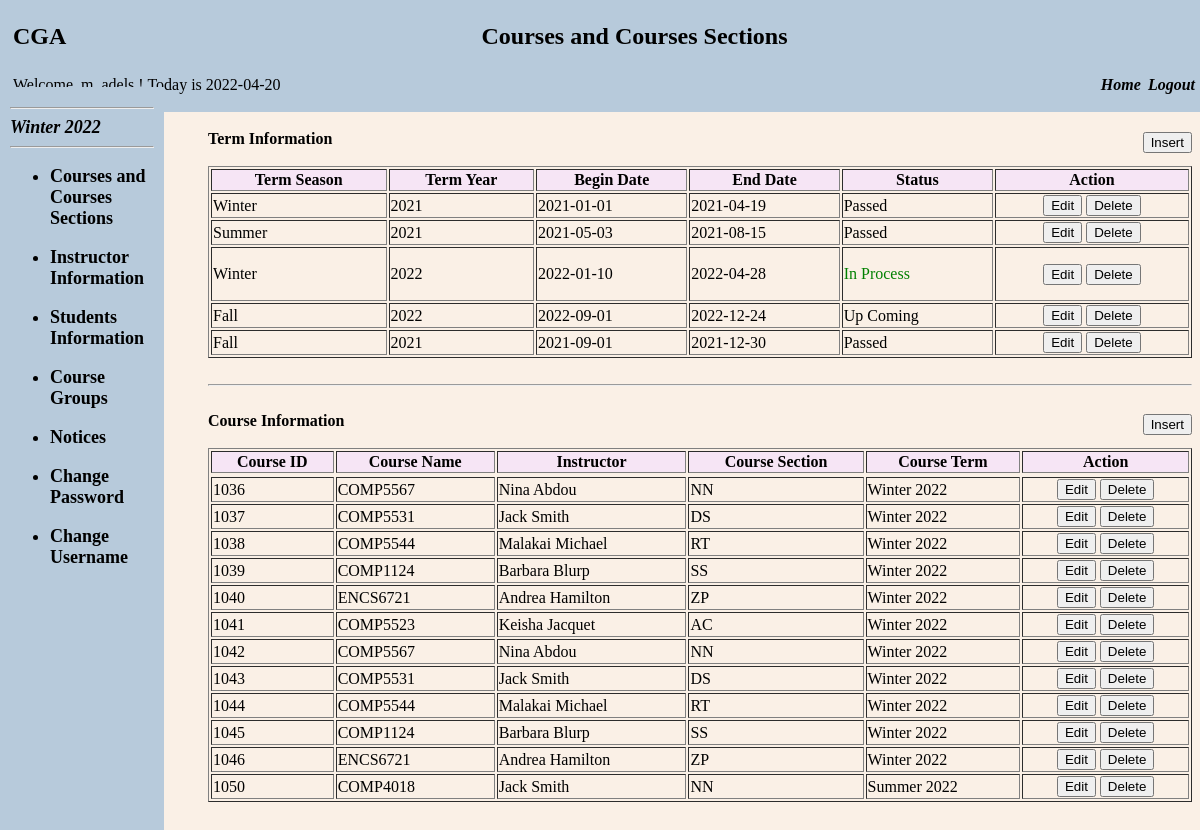
Page /Administrator/adminCourses.php (signed in) on the committed database.
### tables this page shows
CREATE TABLE `term` (
  `term_id` int NOT NULL AUTO_INCREMENT,
  `termname` varchar(100) DEFAULT NULL,
  `term_season` varchar(10) DEFAULT NULL,
  `term_year` varchar(10) DEFAULT NULL,
  `term_begin_date` varchar(100) DEFAULT NULL,
  `term_end_date` varchar(100) DEFAULT NULL,
  `is_term_now` varchar(10) DEFAULT NULL,
  PRIMARY KEY (`term_id`),
  UNIQUE KEY `term` (`is_term_now`)
);

CREATE TABLE `course` (
  `id` int NOT NULL AUTO_INCREMENT,
  `course_name` varchar(100) NOT NULL,
  `instructor_id` int DEFAULT NULL,
  `course_section` varchar(100) NOT NULL,
  `course_term` varchar(100) NOT NULL,
  PRIMARY KEY (`id`),
  KEY `course_fk` (`instructor_id`),
  CONSTRAINT `course_ibfk_1` FOREIGN KEY (`instructor_id`) REFERENCES `instructor` (`id`) ON DELETE SET NULL
);

CREATE TABLE `instructor` (
  `id` int(11) NOT NULL,
  `user_id` int(11) DEFAULT NULL,
  `first_name` varchar(100) DEFAULT NULL,
  `last_name` varchar(100) DEFAULT NULL,
  `birth_date` date DEFAULT NULL,
  `phone` varchar(100) DEFAULT NULL,
  `email` varchar(100) DEFAULT NULL,
  `instructor_course` varchar(100) NOT NULL,
  PRIMARY KEY (`id`),
  KEY `user_id` (`user_id`),
  CONSTRAINT `instructor_ibfk_1` FOREIGN KEY (`user_id`) REFERENCES `users` (`id`)
);

### Administrator/adminCourses.php (the view, shortened to what this page needs)
<?php
   require_once "../php/config.php";
   $query = "select term_id, term_season,term_year,term_begin_date,term_end_date,is_term_now from term";
   $result = mysqli_query($conn,$query);
   $query2 = "select termname,term_id,term_begin_date,term_end_date from term where is_term_now = 'YES' ";
   $result2 = mysqli_query($conn,$query2);
   $query3 = "select id, course_name,instructor_id,course_section,course_term from course";
   $result3 = mysqli_query($conn,$query3);
   while($rowinprocess = mysqli_fetch_assoc($result2))
   {
    $termname = $rowinprocess['termname'];
    }
?>
<!DOCTYPE html>
<html>
<head>
</head>
<body>
  <div class="header" height="20%" scrolling="no">
    <table border="0" width="100%">
      <tbody>
        <tr width="100%">
          <td width="5%" align="left"><h2>CGA</h2></td>
          <td align="center"><font size="5"><b>Courses and Courses Sections</b></font></td>
        </tr>
      </tbody>
    </table>
    <table border="0" width="100%">
      <tbody>
        <tr width="100%">
          <td align="left"><font class="font-header" size="3">Welcome, <?php echo htmlspecialchars($_SESSION["username"]); ?> ! <?php echo "Today is " . date("Y-m-d") . "<br>"; ?></font></td>
          <td align="right">
            <i>
              <b>
                <a href="adminHome.php">
                  <font class="home_link" color="black">Home</font>
                </a>
              </b>
            </i>
            <i>
              <b>
                <a href="../logout.php">
                  <font color="black">Logout</font>
                </a>
              </b>
            </i>
            <br>
          </td>
        </tr>
      </tbody>
    </table>
  </div>
  <div class="menu" height="100%" width="150px">
    <hr>
    <b >
      <font size="4">
        <i><?php echo $termname?></i>
      </font>
    </b>
    <hr>
    <b>
      <font size="4">
        <ul>
          <li>
            <a href="adminCourses.php">
              <b>
                <font color="black">Courses and Courses Sections</font>
              </b>
            </a>
          </li>
        </ul>
      </font>
    </b>
    <b>
      <font size="4">
        <ul>
          <li>
            <a href="adminInstructor.php">
              <b>
                <font color="black">Instructor Information</font>
              </b>
            </a>
          </li>
        </ul>
      </font>
    </b>
    <b>
      <font size="4">
        <ul>
          <li>
            <a href="adminStudents.php">
              <b>
                <font color="black">Students Information</font>
              </b>
            </a>
          </li>
        </ul>
      </font>
    </b>
    <b>
      <font size="4">
        <ul>
          <li>
            <a href="adminGroups.php">
              <b>
                <font color="black">Course Groups</font>
              </b>
            </a>
          </li>
        </ul>
      </font>
    </b>
    <b>
      <font size="4">
        <ul>
          <li>
            <a href="adminNotices.php">
              <b>
                <font color="black">Notices</font>
              </b>
            </a>
          </li>
        </ul>
      </font>
    </b>
    <b>
      <font size="4">
        <ul>
          <li>
            <a href="adminPassword.php">
              <b>
                <font color="black">Change Password</font>
              </b>
            </a>
          </li>
        </ul>
      </font>
    </b>
    <b>
      <font size="4">
        <ul>
          <li>
            <a href="adminUsername.php">
              <b>
                <font color="black">Change Username</font>
              </b>
            </a>
          </li>
        </ul>
      </font>
    </b>
 </div>
 <div class="main_home">
    <b>Term Information <a href="editNewTerm.php"><button class="administrator"  style="position: absolute; right: 0.5%; margin: 2px;" type="reset" value="Insert">Insert</button></a>
    </b>
    <br><br>
    <table border="1" width="100%">
        <tbody>
              <tr bgcolor="F6E5F5">
                  <th>Term Season</th>
                  <th>Term Year</th>
                  <th>Begin Date</th>
                  <th>End Date</th>
                  <th>Status</th>
                  <th>Action</th>
              </tr>
              <?php
                  while($row = mysqli_fetch_assoc($result))
                  {
                  $termid  = $row['term_id'];
                  $termseason = $row['term_season'];
                  $termyear = $row['term_year'];
                  $begindate = $row['term_begin_date'];
                  $enddate = $row['term_end_date'];
                  $status =  $row['is_term_now'];
              ?>
                <?php
                    $today = date("Y-m-d");
                    if($status == 'YES')
                    {
                        $textstatus = "<p> <font color=green>In Process</font> </p>";
                    }else if($enddate <$today){
                        $textstatus = "Passed";
                    }else{
                        $textstatus = "Up Coming";
                    }
                ?>
              <tr>
                <td><?php echo $termseason ?></td>
                <td><?php echo $termyear ?></td>
                <td><?php echo $begindate ?></td>
                <td><?php echo $enddate ?></td>
                <td><?php echo $textstatus ?></td>
                <td colspan="2" align="center"><a href="editTerm.php?GetId=<?php echo $termid ?>"> <button class="administrator" type="reset" value="Clear">Edit</button> </a>
                <a href="deleteTerm.php?del=<?php echo $termid ?>"><button class="administrator" type="reset" value="Clear">Delete</button></a>
                </td>
              </tr>
        <?php
        }
        ?>
          </tbody>
    </table>
    <br>
    <hr>
     <br>
    <b>Course Information <a href="editNewCourse.php"><button class="administrator"  style="position: absolute; right: 0.5%; margin: 2px;" type="reset" value="Insert">Insert</button></a>
    </b>
    <br>
<br>
  <table border="1" width="100%">
    <tbody>
          <tr bgcolor="F6E5F5">
              <th>Course ID</th>
              <th>Course Name</th>
              <th>Instructor</th>
              <th>Course Section</th>
              <th>Course Term</th>
              <th>Action</th>
          </tr>
          <tr>
          <?php
               while($row = mysqli_fetch_assoc($result3))
               {
                   $cid = $row['id'];
                   $cname  = $row['course_name'];
                   $insid = $row['instructor_id'];
                   $section = $row['course_section'];
                   $cterm = $row['course_term'];
                   $query4 = "select first_name, last_name from instructor where id = $insid ";
                   $result4= mysqli_query($conn,$query4);
                   while($row4 = mysqli_fetch_assoc($result4)){
                       $insname = $row4['first_name']." ".$row4['last_name'];
                   }
           ?>
           <tr>
             <td><?php echo $cid ?></td>
             <td><?php echo $cname ?></td>
             <td><?php echo $insname?></td>
             <td><?php echo $section ?></td>
             <td><?php echo $cterm ?></td>
             <td colspan="2" align="center"><a href="editCourse.php?GetId=<?php echo $cid ?>&instructor=<?php echo $insname ?>"> <button class="administrator" type="reset" value="Clear">Edit</button> </a>
             <a href="deleteCourse.php?del=<?php echo $cid ?>"><button class="administrator" type="reset" value="Clear">Delete</button></a>
             </td>
           </tr>
     <?php
     }
     ?>
          </tr>
      </tbody>
  </table>
</body>
</html>

### rows in the picture
term: termname "Winter 2022", term_season "Winter", term_year "2022", term_begin_date "2022-01-10", term_end_date "2022-04-28", is_term_now "In Process"
term: term_season "Winter", term_year "2021", term_begin_date "2021-01-01", term_end_date "2021-04-19", term_end_date "Passed"
term: term_season "Summer", term_year "2021", term_begin_date "2021-05-03", term_end_date "2021-08-15", term_end_date "Passed"
term: term_season "Fall", term_year "2022", term_begin_date "2022-09-01", term_end_date "2022-12-24", term_end_date "Up Coming"
term: term_season "Fall", term_year "2021", term_begin_date "2021-09-01", term_end_date "2021-12-30", term_end_date "Passed"
course: id "1036", course_name "COMP5567", instructor.last_name "Nina Abdou", course_section "NN", course_term "Winter 2022"
course: id "1037", course_name "COMP5531", instructor.last_name "Jack Smith", course_section "DS", course_term "Winter 2022"
course: id "1038", course_name "COMP5544", instructor.last_name "Malakai Michael", course_section "RT", course_term "Winter 2022"
course: id "1039", course_name "COMP1124", instructor.last_name "Barbara Blurp", course_section "SS", course_term "Winter 2022"
course: id "1040", course_name "ENCS6721", instructor.last_name "Andrea Hamilton", course_section "ZP", course_term "Winter 2022"
course: id "1041", course_name "COMP5523", instructor.last_name "Keisha Jacquet", course_section "AC", course_term "Winter 2022"
course: id "1042", course_name "COMP5567", instructor.last_name "Nina Abdou", course_section "NN", course_term "Winter 2022"
course: id "1043", course_name "COMP5531", instructor.last_name "Jack Smith", course_section "DS", course_term "Winter 2022"
course: id "1044", course_name "COMP5544", instructor.last_name "Malakai Michael", course_section "RT", course_term "Winter 2022"
course: id "1045", course_name "COMP1124", instructor.last_name "Barbara Blurp", course_section "SS", course_term "Winter 2022"
course: id "1046", course_name "ENCS6721", instructor.last_name "Andrea Hamilton", course_section "ZP", course_term "Winter 2022"
course: id "1050", course_name "COMP4018", instructor.last_name "Jack Smith", course_section "NN", course_term "Summer 2022"

### other values in the picture
$_SESSION["username"] "m_adels"
